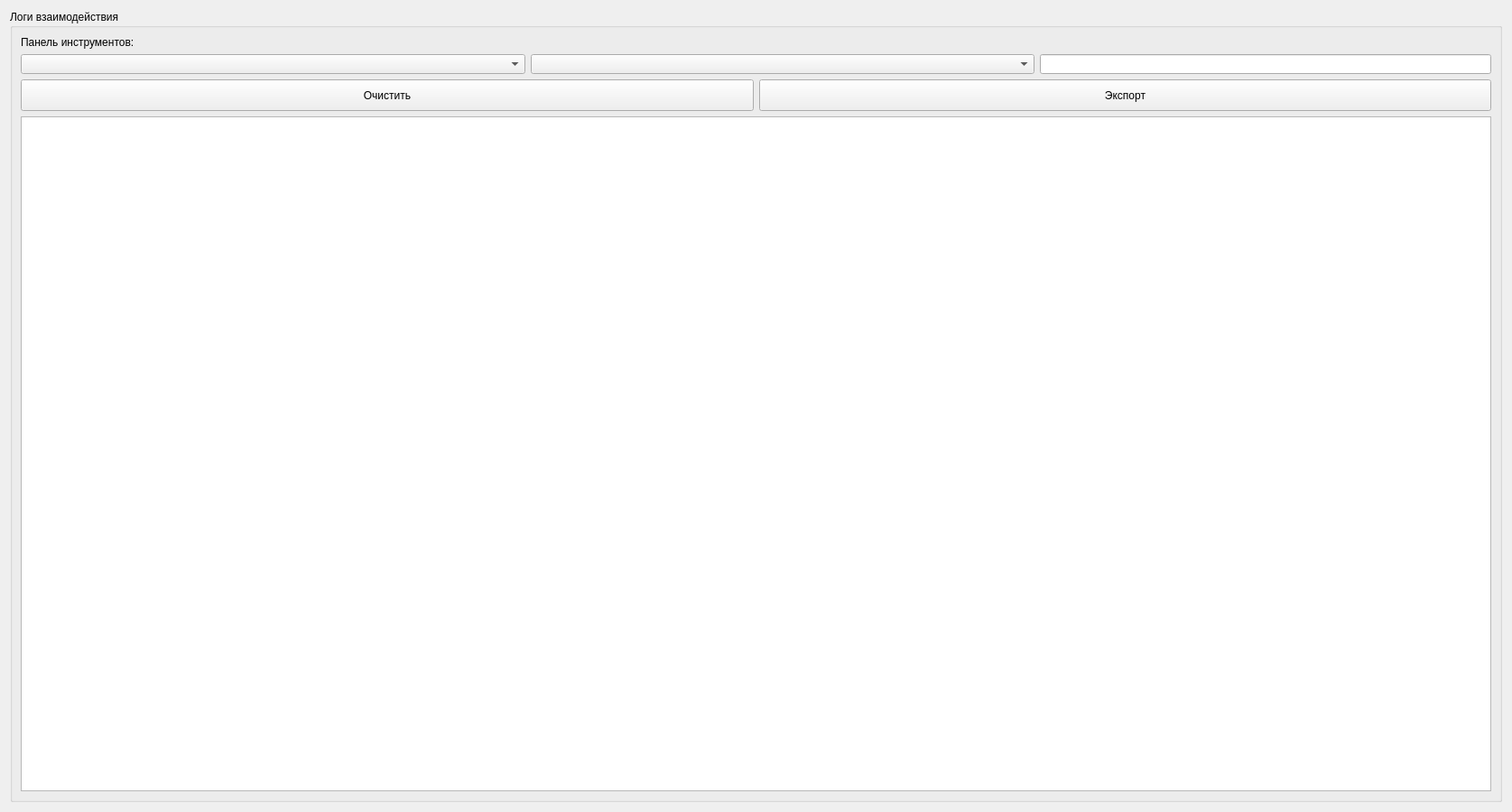
<?xml version="1.0" encoding="UTF-8"?>
<ui version="4.0">
 <class>LogWidget</class>
 <widget class="QWidget" name="LogWidget">
  <property name="geometry">
   <rect>
    <x>0</x>
    <y>0</y>
    <width>1675</width>
    <height>900</height>
   </rect>
  </property>
  <property name="sizePolicy">
   <sizepolicy hsizetype="Expanding" vsizetype="Preferred">
    <horstretch>0</horstretch>
    <verstretch>0</verstretch>
   </sizepolicy>
  </property>
  <property name="windowTitle">
   <string>Form</string>
  </property>
  <layout class="QVBoxLayout" name="verticalLayout">
   <item>
    <widget class="QGroupBox" name="groupBox_2">
     <property name="title">
      <string>Логи взаимодействия</string>
     </property>
     <layout class="QVBoxLayout" name="verticalLayout_5">
      <item>
       <layout class="QHBoxLayout" name="horizontalLayout_5">
        <item>
         <widget class="QLabel" name="label_name">
          <property name="text">
           <string>Панель инструментов:</string>
          </property>
         </widget>
        </item>
       </layout>
      </item>
      <item>
       <layout class="QHBoxLayout" name="filterLayout">
        <item>
         <widget class="QComboBox" name="comboLevel">
          <property name="minimumSize">
           <size>
            <width>120</width>
            <height>0</height>
           </size>
          </property>
         </widget>
        </item>
        <item>
         <widget class="QComboBox" name="comboCategory">
          <property name="minimumSize">
           <size>
            <width>120</width>
            <height>0</height>
           </size>
          </property>
         </widget>
        </item>
        <item>
         <widget class="QLineEdit" name="editSearch">
          <property name="maximumSize">
           <size>
            <width>500</width>
            <height>16777215</height>
           </size>
          </property>
         </widget>
        </item>
       </layout>
      </item>
      <item>
       <layout class="QHBoxLayout" name="buttonLayout">
        <item>
         <widget class="QPushButton" name="btnClear">
          <property name="minimumSize">
           <size>
            <width>0</width>
            <height>35</height>
           </size>
          </property>
          <property name="text">
           <string>Очистить</string>
          </property>
         </widget>
        </item>
        <item>
         <widget class="QPushButton" name="btnExport">
          <property name="minimumSize">
           <size>
            <width>0</width>
            <height>35</height>
           </size>
          </property>
          <property name="text">
           <string>Экспорт</string>
          </property>
         </widget>
        </item>
       </layout>
      </item>
      <item>
       <widget class="QListView" name="listView"/>
      </item>
     </layout>
    </widget>
   </item>
  </layout>
 </widget>
 <resources/>
 <connections/>
</ui>
